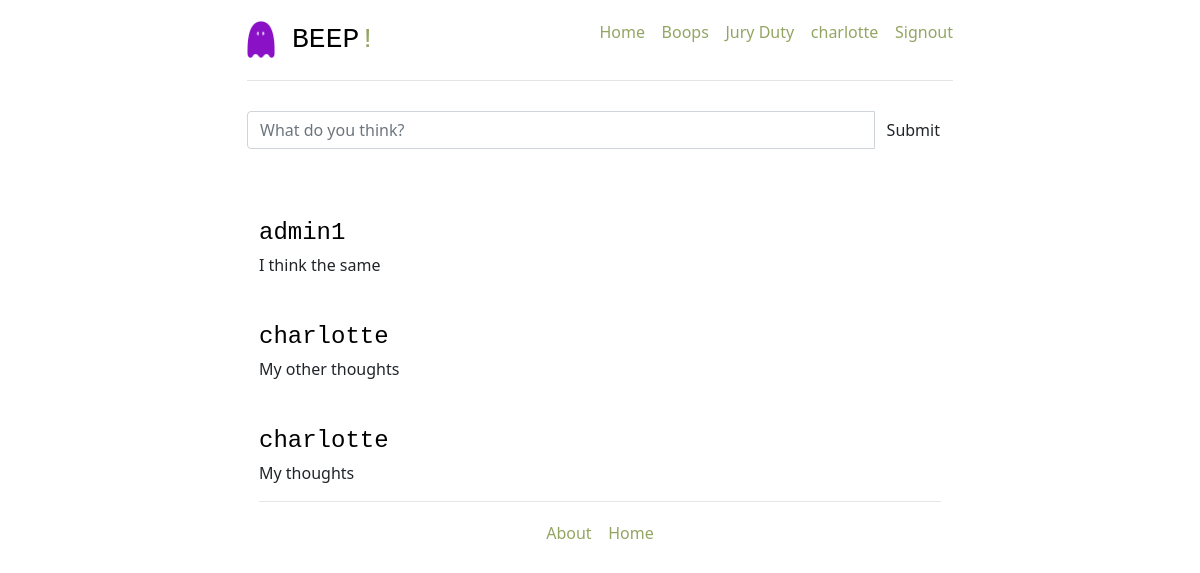
Screenshot of /jury (signed in) with the database file from the repository.
### project/models.py (models this page shows, shortened)
class User(db.Model):
    __tablename__ = 'users'
    id = db.Column(db.Integer, primary_key=True)
    name = db.Column(db.String, unique=True, nullable=False)
    email = db.Column(db.String, unique=True, nullable=False)
    password = db.Column(db.String, nullable=False)
    jury = db.Column(db.String, nullable=False, default=False)
    tweets = db.relationship('Tweet', back_populates='poster')
    role = db.Column(db.String, default='user')
    comments = db.relationship('Comment', back_populates='poster', passive_deletes=True)
    likes = db.relationship('Like', back_populates='liker', passive_deletes=True)
    discussion_comments = db.relationship('Discussion_Comment', back_populates='poster')

class Discussion_Comment(db.Model):
    __tablename__ = 'discussion_comments'
    comment_id = db.Column(db.Integer, primary_key=True)
    user_id = db.Column(db.Integer, db.ForeignKey('users.id', ondelete="CASCADE"), nullable=False)
    comment = db.Column(db.String, nullable=False)
    posted = db.Column(db.DateTime, nullable=False)
    poster = db.relationship("User", back_populates="discussion_comments", passive_deletes=True)

### project/users/views.py (the view)
@users_blueprint.route('/jury', methods=['GET'])
@login_required
def jury():
    return render_template(
        'jury.html',
        form=PostJuryForm(),
        all_comments=filtered_comments(session['user_id']),
        current_user_id = session['user_id']
    )

### project/users/forms.py
class PostJuryForm(FlaskForm):
    comment = StringField(
        'Comment',
        validators=[DataRequired(), Length(min=6, max=140)]
    )

### project/users/views.py (called while the page is built)
def login_required(test):
    @wraps(test)
    def wrap(*args, **kwargs):
        if 'logged_in' in session:
            return test(*args, **kwargs)
        else:
            flash('You need to login first')
            return (redirect(url_for('users.login')))
    return wrap

def filtered_comments(user_id):
    group = Group.query.filter_by(user_id=user_id).first()
    member_ids = db.session.query(Group.user_id).filter_by(issue_id=group.issue_id)
    user_comments = db.session.query(Discussion_Comment).filter_by(user_id=user_id)
    if member_ids.all():
        member_comments = db.session.query(Discussion_Comment).filter(Discussion_Comment.user_id.in_(member_ids))
        result = user_comments.union(member_comments)
        return result.order_by(Discussion_Comment.posted.desc())
    else:
        return user_comments.order_by(Discussion_Comment.posted.desc())

### project/templates/jury.html (shortened to what this page needs)
{% extends '_base.html' %}
{% block content %}
<form action="{{ url_for('users.post_discussion') }}" method="post">
    <div class="input-group">
        {{ form.comment (placeholder="What do you think?", class="form-control") }}
        <span class="input-group-btn">
            <input class="btn btn-default" type="submit" value="Submit">
        </span>
    </div>
</form>
<div class="row marketing">
    <div class="col-lg-12">
        {% for disc_comment in all_comments %}
        <div class="media">
            <div class="media-left">
            </div>
            <div class="media-body">
                <div>
                <div class="media-heading">
                    <h4 class="media-heading">{{ disc_comment.poster.name }}
                    </h4>
                </div>
                {{ disc_comment.comment }}
                <br>
            </div>
        </div>
        {% endfor %}
    </div>
</div>
{% endblock content %}

### project/templates/_base.html (shortened to what this page needs)
<!DOCTYPE html>
<html lang="en">
<head>
  <link href="{{ url_for('static', filename='css/bootstrap.min.css' )}}" rel="stylesheet">
  <link href="{{ url_for('static', filename='css/main.css' )}}" rel="stylesheet">
  <link href="{{ url_for('static', filename='css/ie10-viewport-bug-workaround.css' )}}" rel="stylesheet">
  <link href="{{ url_for('static', filename='css/jumbotron-narrow.css' )}}" rel="stylesheet">
</head>
<body>
  <div class="container">
    <div class="header clearfix">
      <nav>
        <ul class="nav nav-pills pull-right" style = "float: right;">
          {% if session.logged_in %}
          <li><a href="/">Home</a></li>&nbsp;&nbsp;&nbsp;&nbsp;
          <li><a href="/tweets/">Boops</a></li>&nbsp;&nbsp;&nbsp;&nbsp;
          {% if session.jury == '1' %}
          <li><a href="/jury">Jury Duty</a></li>&nbsp;&nbsp;&nbsp;&nbsp;
          {% endif %}
          <li><a href="{{ url_for('users.all_users') }}"">{{ session.name }}</a></li>&nbsp;&nbsp;&nbsp;&nbsp;
          {% endif %}
          {% if not session.logged_in %}
          {% block signin_form %}{% endblock signin_form %}
          {% else %}
          <li role=" presentation"><a href="{{ url_for('users.logout') }}">Signout</a></li>
          {% endif %}
        </ul>
      </nav>
      <h3><img src="../static/img/Beep_Logo.png" alt="Beep Logo" style="width: 4%; height: auto;"> BEEP<span class = "exclamation">!</span></h3>
    </div>
    {% block content %}
    {% endblock content %}
    <footer class="footer">
      <p><a href="/about">About</a>&nbsp;&nbsp;&nbsp;&nbsp;<a href="/">Home</a></p>
    </footer>
  </div>
</body>
</html>

### project/static/css/jumbotron-narrow.css (style rules this page uses)
body { padding-top: 20px; padding-bottom: 20px; }
.header, .marketing, .footer { padding-right: 15px; padding-left: 15px; }
.header { padding-bottom: 20px; border-bottom: 1px solid #e5e5e5; }
.header h3 { margin-top: 0; margin-bottom: 0; line-height: 40px; color: black; font-family: 'Courier New'; }
img { width: 50%; height: auto; }
.footer { padding-top: 19px; color: #777; border-top: 1px solid #e5e5e5; text-align: center; }
@media (min-width: 768px) { .container { max-width: 730px; } }
.marketing { margin: 40px 0; }
@media screen and (min-width: 768px) { .header, .marketing, .footer { padding-right: 0; padding-left: 0; } }
@media screen and (min-width: 768px) { .header { margin-bottom: 30px; } }
a:link { color: #93a563; background-color: transparent; text-decoration: none; }
.exclamation { color: #93a563; font-family: 'Courier New', Courier, monospace; }
h4 { margin-top: 0; margin-bottom: 0; line-height: 40px; color: black; font-family: 'Courier New'; font-size: 20; }

### rows the page displays
User: name "charlotte"
Discussion_Comment: poster.name "admin1", comment "I think the same"
Discussion_Comment: poster.name "charlotte", comment "My other thoughts"
Discussion_Comment: poster.name "charlotte", comment "My thoughts"
